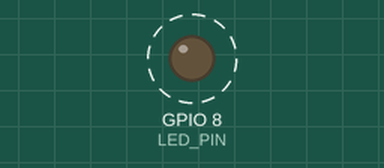
The sketch below on a simulated ESP32-C3. Shown: output pins drawn as LEDs (lit = HIGH). Dashed ring = blinking. What the sketch prints to the serial monitor is not drawn.

Above: at 2.2 s.
Timing chart, 0 to 5.0 s (numbered marks = the images above):
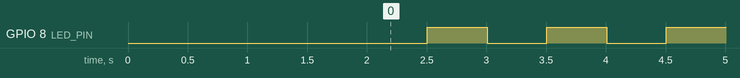

Measured:
- by itself, GPIO 8 (LED_PIN): alternates HIGH for 0.50 s and LOW for 0.50 s

The sketch:

serial-test.ino
```cpp
// =============================================================================
// SERIAL TEST — โค้ดโง่ๆ ที่สุด ไม่มี I2C/WiFi/ESP-NOW เลย
// เป้าหมาย: พิสูจน์ว่า ESP32-C3 print ออก serial ได้ไหม
//
// ── Arduino IDE ──
//   Board: "ESP32C3 Dev Module"
//   USB CDC On Boot: Enabled   ← สำคัญ
//   Upload → เปิด Serial Monitor 115200
//
// ── อ่านผล ──
//   • เห็น "hello 0, hello 1, ..." ไหลทุกครึ่งวิ = serial ใช้ได้! ✅
//   • serial เงียบ แต่ LED บนบอร์ดกะพริบ = โค้ดรัน แต่ USB CDC มีปัญหา
//   • serial เงียบ + LED ก็ไม่กะพริบ = บอร์ดไม่ได้รันโค้ด (ค้าง download?)
// =============================================================================

#include <Arduino.h>

#define LED_PIN 8   // LED ในตัวของ ESP32-C3 SuperMini อยู่ GPIO8

uint32_t n = 0;

void setup() {
  Serial.begin(115200);
  pinMode(LED_PIN, OUTPUT);
  delay(2000);                 // ให้ USB enumerate ทัน
  Serial.println();
  Serial.println("=== SERIAL TEST START ===");
  Serial.println("ถ้าเห็นบรรทัดนี้ = serial ใช้ได้แล้ว!");
}

void loop() {
  digitalWrite(LED_PIN, n & 1);          // LED กะพริบ = โค้ดกำลังรัน (ดูได้แม้ serial เงียบ)
  Serial.print("hello ");
  Serial.println(n);
  n++;
  delay(500);
}
```
